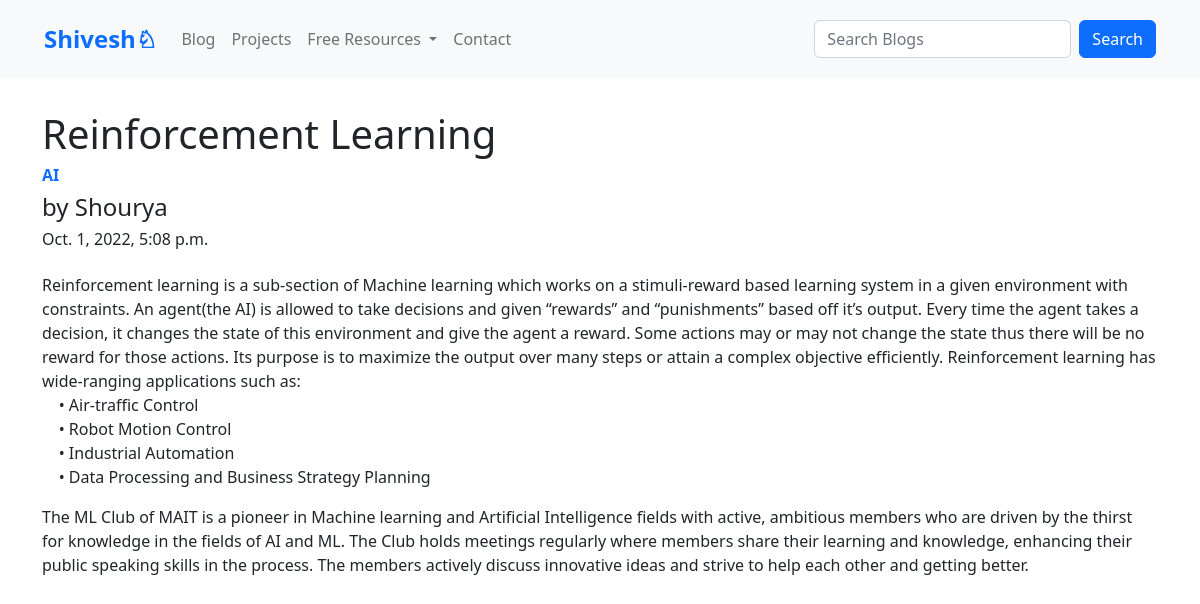
Screenshot of /blog/blogPost/3 with the database file from the repository.
### blog/models.py (models this page shows, shortened)
class Post(models.Model):
    Sno = models.AutoField(primary_key=True)
    Title = models.CharField(max_length=255)
    Author = models.CharField(max_length=50)
    Body = RichTextField()
    TimeStamp = models.DateTimeField(blank=True)
    Category = models.CharField(max_length=20)
    Slug = models.CharField(max_length=130)

### blog/views.py (the view)
# urls.py: path('blogPost/<str:slug>', views.blogPost, name="blogPost"),
def blogPost(request, slug):
    post = Post.objects.filter(Slug=slug).first()#or in place of .first() [0]
    context = {"post": post}
    return render(request, 'blog/blogPost.html', context)

### blog/templates/blog/blogPost.html (shortened to what this page needs)
{% extends 'blog/layout.html' %}
{% block body %}
<div class="container">
    <h1 style="padding-top: 2rem">{{post.Title}}</h1>
    <h6 class="text-primary"><b>{{post.Category}}</b></h6>
    <h4>by {{post.Author}}</h4>
    <h6 style="padding-bottom: 1rem">{{post.TimeStamp}}</h6>
    {{post.Body|safe}}
</div>
{% endblock body %}

### rows the page displays
Post: Title "Reinforcement Learning", Category "AI", Author "Shourya", TimeStamp "Oct. 1, 2022, 5:08 p.m.", Body "Reinforcement learning is a sub-section of Machine learning which works on a stimuli-reward based learning system in a given environment with constraints. An agent(the AI) is allowed to take decisions and given “rewards” and “punishments” based off it’s output. Every time the agent takes a decision, it changes the state of this environment and give the agent a reward. Some actions may or may not change the state thus there will be no reward for those actions. Its purpose is to maximize the output over many steps or attain a complex objective efficiently. Reinforcement learning has wide-ranging applications such as: • Air-traffic Control • Robot Motion Control • Industrial Automation • Data…"
